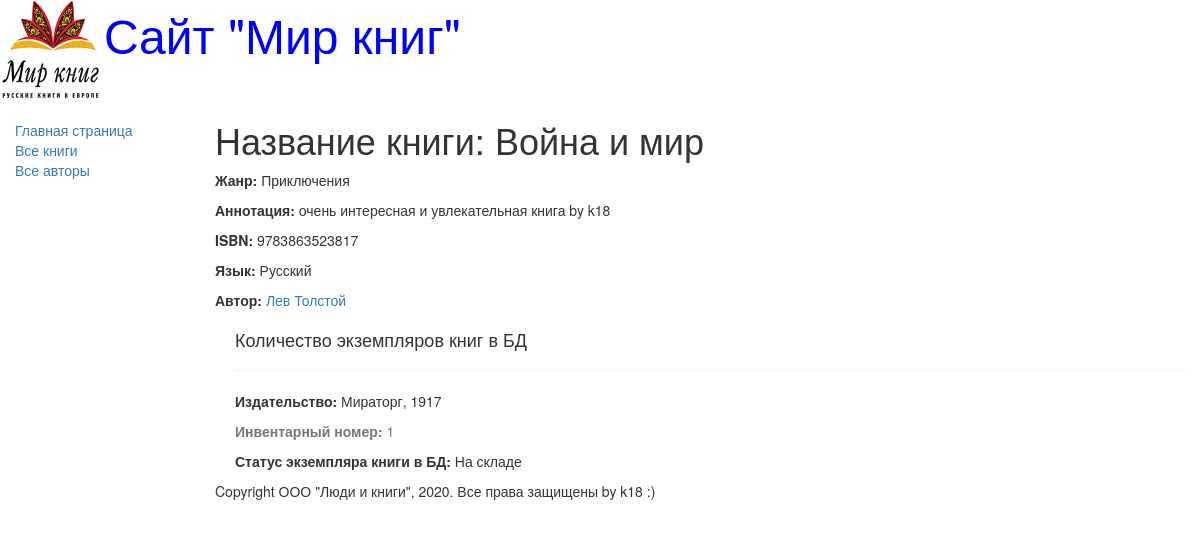
Screenshot of /book/1 with the database file from the repository.
### catalog/models.py (models this page shows, shortened)
class Book(models.Model):
    title = models.CharField(max_length=200,
                            help_text=' Введите название книги',
                            verbose_name="Название книги")
    genre = models.ForeignKey('Genre', on_delete=models.CASCADE,
                            help_text=' Выберите жанр для книги',
                            verbose_name="Жанр книги", null=True)
    language = models.ForeignKey('Language', on_delete=models.CASCADE,
                            help_text=' Выберите язык книги',
                            verbose_name="Язык книги", null=True)
    author = models.ManyToManyField('Author',
                            help_text=' Выберите автора книги',
                            verbose_name="Автор книги",)
    summary = models.TextField(max_length=1000,
                            help_text=' Введите краткое описание книги',
                            verbose_name="Аннотация книги")
    isbn = models.CharField(max_length=13,
                            help_text=' Должно содержать 13 символов',
                            verbose_name="ISBN книги")
    def display_author(self):
        return ', '.join([author.last_name for author in self.author.all()])
    display_author.short_description = 'Авторы'
    class Meta:
        ordering = ['title']

class Genre(models.Model):
    name = models.CharField(max_length=200,
                              help_text=' Введите жанр книги',
                              verbose_name="Жанр книги")
    def __str__(self):
        return self.name

class Language(models.Model):
    name = models.CharField(max_length=20,
                            help_text=' Введите язык книги',
                            verbose_name="Язык книги")
    def __str__(self):
        return self.name

class Author(models.Model):
    first_name = models.CharField(max_length=100,
                            help_text=' Введите имя автора',
                            verbose_name="Имя автора")
    last_name = models.CharField(max_length=100,
                            help_text=' Введите фамилию автора',
                            verbose_name="Фамилия автора")
    date_of_birth = models.DateField(
                            help_text=' Введите дату рождения',
                            verbose_name="Дата рождения",
                            null=True, blank=True)
    date_of_death = models.DateField(
                            help_text=' Введите дату смерти',
                            verbose_name="Дата смерти",
                            null=True, blank=True)
    def display_author(self):
        return ', '.join([book.title for book in self.author.all()])
    display_author.short_description = 'Книги'
    class Meta:
        ordering = ['last_name']

class BookInstance(models.Model):
    book = models.ForeignKey('Book', on_delete=models.CASCADE, null=True )
    inv_nom = models.CharField(max_length=20, null=True,
                            help_text=' Введите инвентарный номер экземпляра',
                            verbose_name="Инвентарный номер")
    imprint = models.CharField(max_length=200,
                            help_text=' Введите издательство и год выпуска',
                            verbose_name="Издательство")
    status = models.ForeignKey('Status', on_delete=models.CASCADE, null=True,
                               help_text=' Изменить состояние экземпляра',
                               verbose_name="Статус экземпляра книги")
    due_back = models.DateField(blank=True, null=True,
                            help_text=' Введите конец срока статуса',
                            verbose_name="Дата окончания статуса")

class Status(models.Model):
    name = models.CharField(max_length=20,
                            help_text=' Введите статус экземпляра книги',
                            verbose_name="Статус экземпляра книги")
    def __str__(self):
        return self.name

### catalog/views.py (the view)
# urls.py: url(r'^book/(?P<pk>\d+)$', views.BookDetailView.as_view(), name='book-detail'),
class BookDetailView(generic.DetailView):
    model = Book

### catalog/templates/catalog/book_detail.html (shortened to what this page needs)
{% extends "base_generic.html" %}
{% block content %}
  <h1>Название книги: {{ book.title }}</h1>
  <p><strong>Жанр:</strong> {{ book.genre }}</p>
  <p><strong>Аннотация:</strong> {{ book.summary }}</p>
  <p><strong>ISBN:</strong> {{ book.isbn }}</p>
  <p><strong>Язык:</strong> {{ book.language }}</p>
     {% for author in book.author.all %}
        <p><strong>Автор:</strong>
           <a href="">{{ author.first_name }}
                      {{author.last_name}}</a></p>
     {% endfor %}
<div style="margin-left:20px;margin-top:20px">
    <h4>Количество экземпляров книг в БД</h4>
    {% for copy in book.bookinstance_set.all %}
       <hr>
       <p><strong>Издательство:</strong> {{copy.imprint}}</p>
       <p class="text-muted"><strong>Инвентарный номер:</strong> {{copy.id}}</p>
       <p><strong>Статус экземпляра книги в БД:</strong> {{copy.status}}</p>
    {% endfor %}
  </div>
{% endblock %}

### rows the page displays
Book: title "Война и мир", genre "Приключения", summary "очень интересная и увлекательная книга by k18", isbn "9783863523817", language "Русский"
Author: first_name "Лев", last_name "Толстой"
BookInstance: imprint "Мираторг, 1917", id "1", status "На складе"
